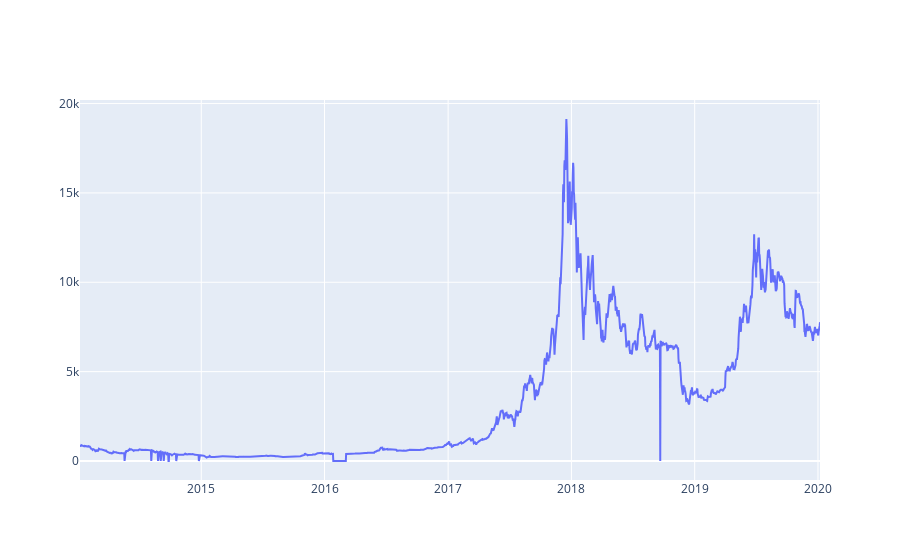

This figure's notebook cell:
### Code cell
btc_trace = go.Scatter(x=btc_usd_price_kraken.index, y=btc_usd_price_kraken['Weighted Price'])
py.iplot([btc_trace])

### Figure 1 — Plotly figure (JSON) as saved in the notebook; plotly's stock layout.template omitted (floating-point values rounded to 4 significant figures; data arrays with more than 128 entries replaced by an {"elided": "..."} marker saying what was removed)
{"data": [{"type": "scatter", "x": {"elided": "2192 str values"}, "y": {"elided": "2192 float values"}}], "layout": {}}
